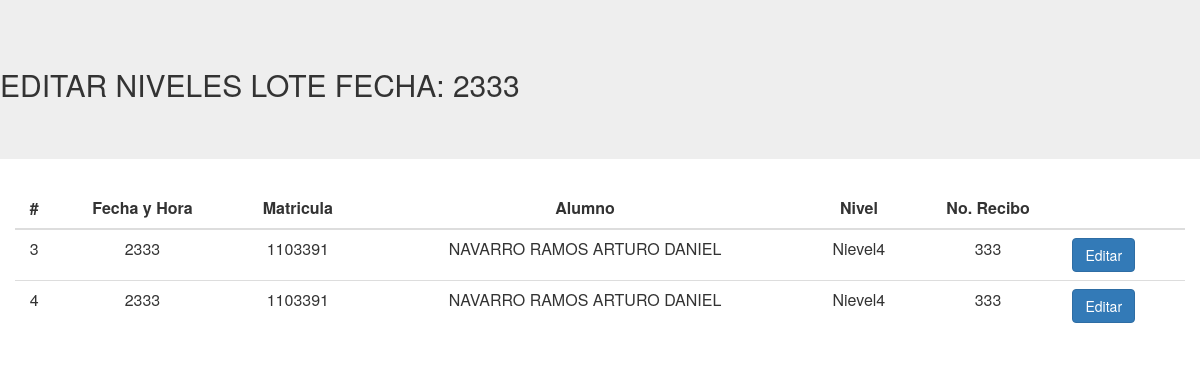
The page /TablasVistas/Busqueda_Examenes_Diagnostico_Para_Editar.php?Fecha_ExamenD=2333 on the database its author committed.
### tables this page shows
CREATE TABLE `EXAMENES_DIAGNOSTICO` (
  `Id_ExamenD` int(11) NOT NULL,
  `Fecha_ExamenD` varchar(20) NOT NULL,
  `Matricula_AlumnoD` varchar(10) NOT NULL,
  `Nivel_ExamenD` varchar(10) NOT NULL,
  `No_Recibo_ED` varchar(10) NOT NULL
);

CREATE TABLE `ALUMNOS` (
  `Id_Alumno` int(11) NOT NULL,
  `Matricula_Alumno` varchar(10) NOT NULL,
  `Nombre_Alumno` varchar(70) NOT NULL,
  `Carrera_Alumno` varchar(50) NOT NULL,
  `Semestre_Alumno` varchar(50) NOT NULL
);

### configuracion.php (called while the page is built, shortened)
<?php
  $ALUMNOS = "ALUMNOS";
  $EXAMENES_DIAGNOSTICO = "EXAMENES_DIAGNOSTICO";
?>

### TablasVistas/Busqueda_Examenes_Diagnostico_Para_Editar.php (the view, shortened to what this page needs)
<?php
  include "../configuracion.php";
  $mysqli = new mysqli($SERVIDOR, $USER, $PASS, $BD);
  $Fecha_ExamenD = $_REQUEST['Fecha_ExamenD'];
  $ver_Examenes_D = "SELECT Id_ExamenD,Fecha_ExamenD,Matricula_AlumnoD,Nombre_Alumno,Nivel_ExamenD,No_Recibo_ED FROM $ALUMNOS INNER JOIN $EXAMENES_DIAGNOSTICO ON Matricula_Alumno = Matricula_AlumnoD WHERE Fecha_ExamenD = '".$Fecha_ExamenD."';";
  $Result_Ver_Examenes_D = $mysqli->query($ver_Examenes_D);
 ?>
 <html>
   <head>
     <link rel="stylesheet" href="../includes/css/bootstrap.css">
     <link rel="stylesheet" href="../includes/css/font-awesome.css">
   </head>
   <body>
   <section>
     <div class="jumbotron">
       <h2>EDITAR NIVELES LOTE FECHA: <? echo $Fecha_ExamenD?></h2>
     </div>
   </section>
     <div class="container">
       <div class="row">
         <table class="table table-hover">
           <thead>
             <tr>
               <th class="text-center">#</th>
               <th class="text-center">Fecha y Hora</th>
               <th class="text-center">Matricula</th>
               <th class="text-center">Alumno</th>
               <th class="text-center">Nivel</th>
               <th class="text-center">No. Recibo</th>
               <th class="text-center"></th>
             </tr>
           </thead>
           <tbody>
             <?php while ( $renglon = mysqli_fetch_array($Result_Ver_Examenes_D)){?>
                   <tr>
                       <td class="text-center"><?php echo $renglon['Id_ExamenD']?></td>
                       <td class="text-center"><?php echo $renglon['Fecha_ExamenD']?></td>
                       <td class="text-center"><?php echo $renglon['Matricula_AlumnoD']?></td>
                       <td class="text-center"><?php echo $renglon['Nombre_Alumno']?></td>
                       <td class="text-center"><?php echo $renglon['Nivel_ExamenD']?></td>
                       <td class="text-center"><?php echo $renglon['No_Recibo_ED']?></td>
                       <td><a class="btn btn-primary" role ="button" href="../FormsEditar/Examenes_Diagnostico_Para_Editar_Nivel.php?Id_ExamenD=<?php echo $renglon['Id_ExamenD'];?>"> Editar</a></td>
                     </tr>
               <?php }?>
           </tbody>
         </table>
       </div>
     </div>
   </body>
 </html>

### rows shown on the page
examenes_diagnostico: Id_ExamenD "3", Fecha_ExamenD "2333", Matricula_AlumnoD "1103391", Matricula_AlumnoD.Nombre_Alumno "NAVARRO RAMOS ARTURO DANIEL", Nivel_ExamenD "Nievel4", No_Recibo_ED "333"
examenes_diagnostico: Id_ExamenD "4", Fecha_ExamenD "2333", Matricula_AlumnoD "1103391", Matricula_AlumnoD.Nombre_Alumno "NAVARRO RAMOS ARTURO DANIEL", Nivel_ExamenD "Nievel4", No_Recibo_ED "333"

### other values the page prints
$Fecha_ExamenD "2333"
